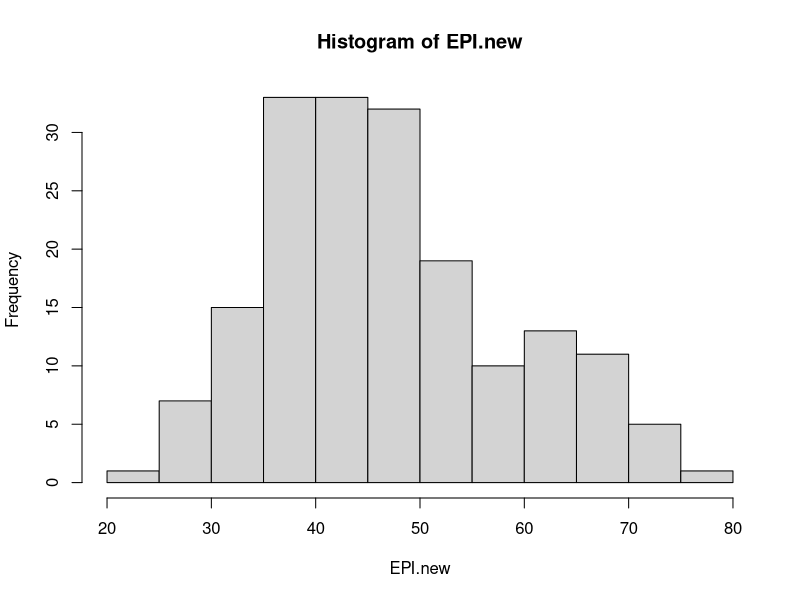
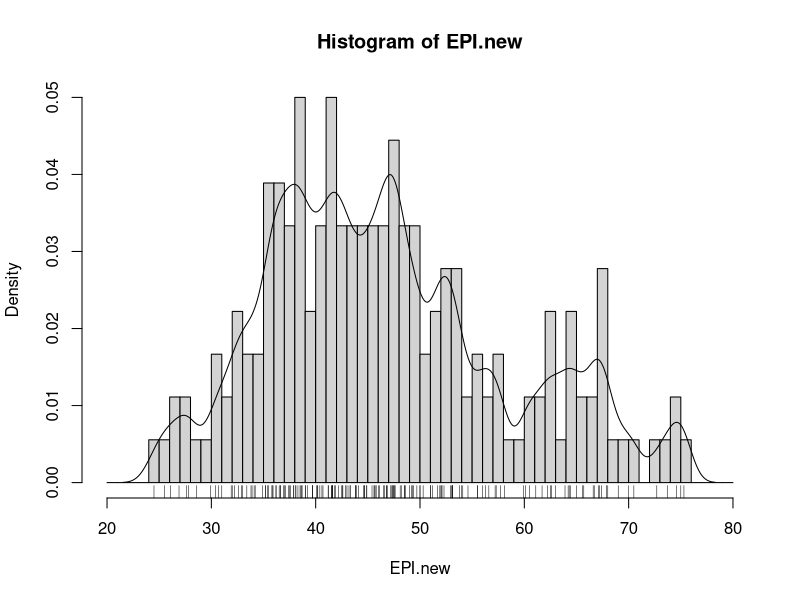
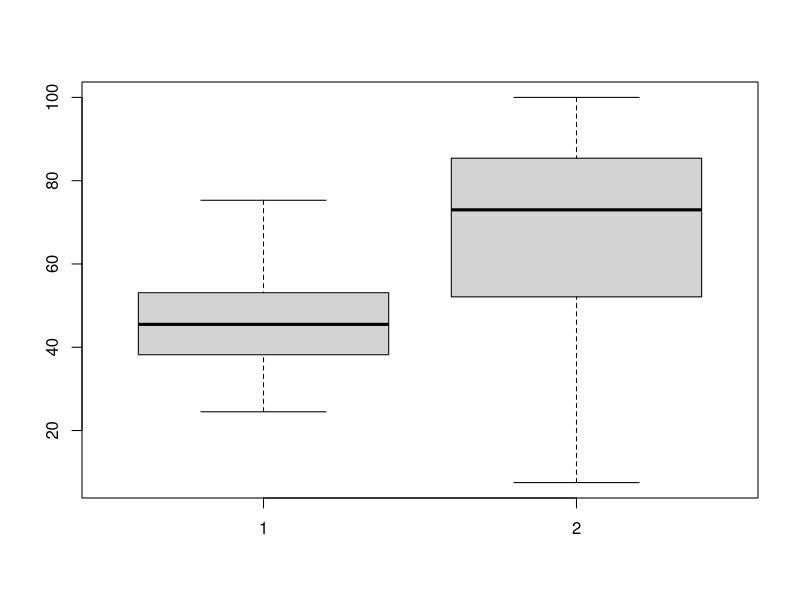
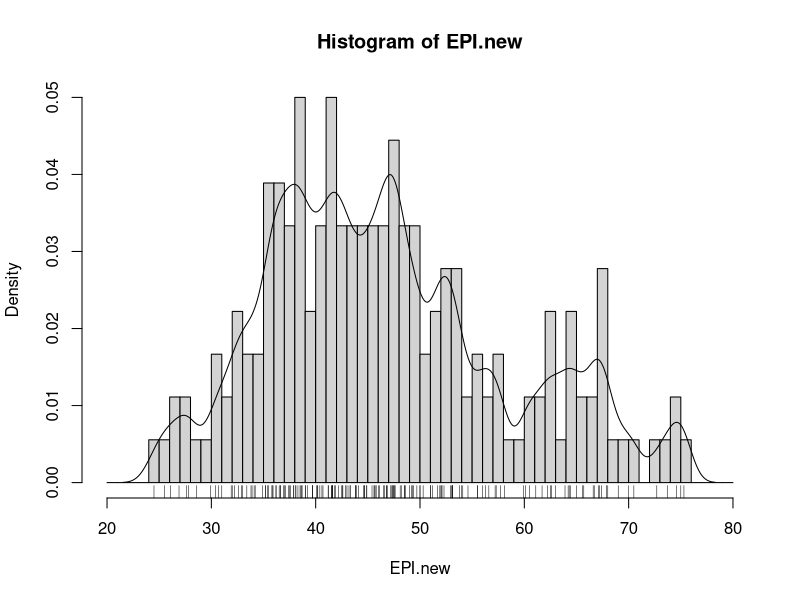
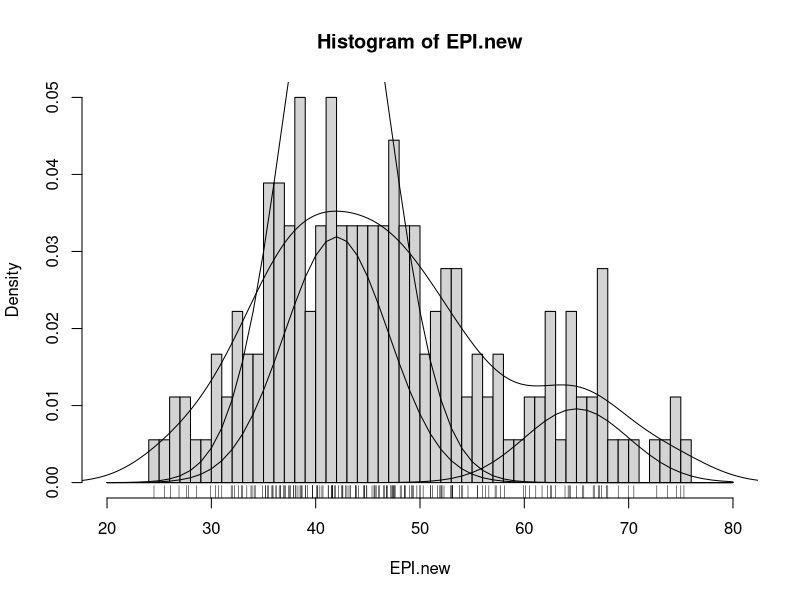
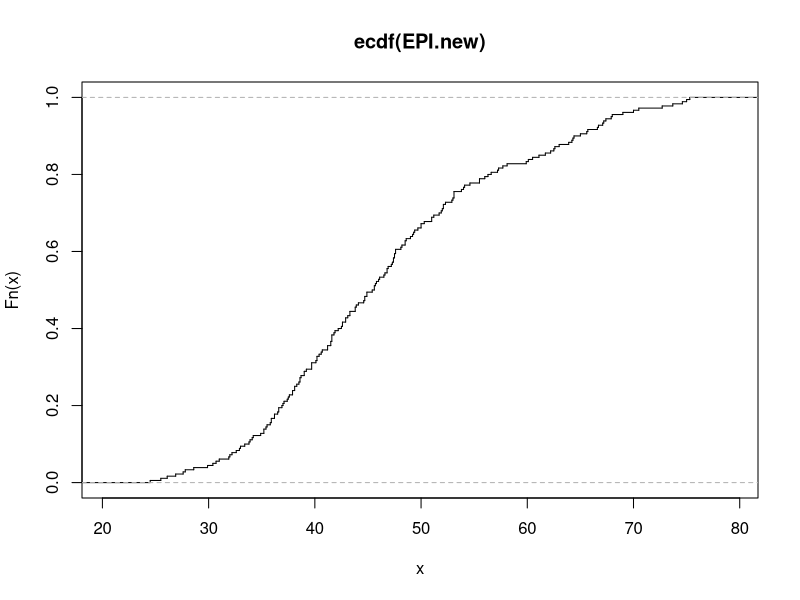
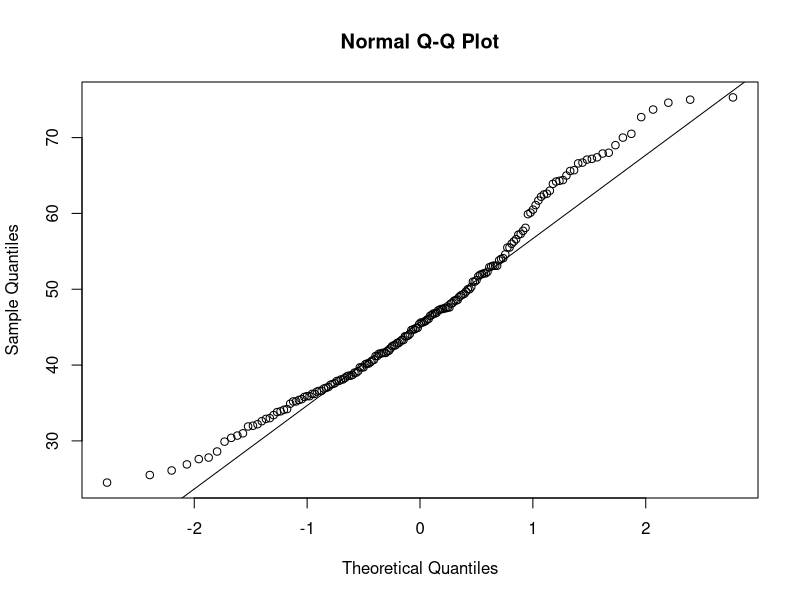
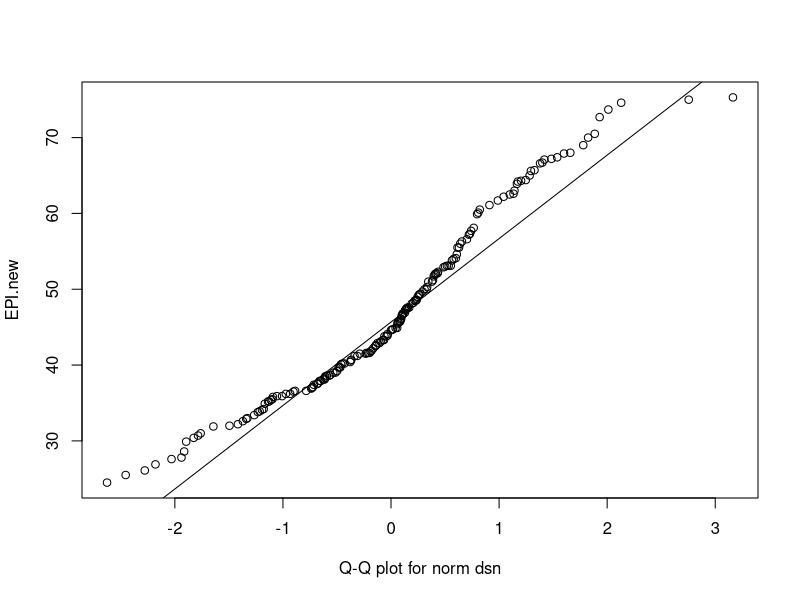

These charts were generated, in order, by the following R code:
EPI_data <- read.csv("epi2024results06022024.csv")
attach(EPI_data)

# Exercise 1
# EPI
EPI.new

NAs <- is.na(EPI.new)
EPI.new.noNAs <- EPI.new[!NAs] 

summary(EPI.new) 
fivenum(EPI.new,na.rm=TRUE) 

stem(EPI.new) # stem and leaf plot
hist(EPI.new)
hist(EPI.new, seq(20., 80., 1.0), prob=TRUE)
lines(density(EPI.new,na.rm=TRUE,bw=1.))
rug(EPI.new)

boxplot(EPI.new, APO.new)

hist(EPI.new, seq(20., 80., 1.0), prob=TRUE)
lines (density(EPI.new,na.rm=TRUE,bw=1.))
rug(EPI.new) 

hist(EPI.new, seq(20., 80., 1.0), prob=TRUE)
lines (density(EPI.new,na.rm=TRUE,bw="SJ"))
rug(EPI.new) 

x<-seq(20,80,1)
q<- dnorm(x,mean=42, sd=5,log=FALSE) 
lines(x,q)
lines(x,.4*q) 
q<-dnorm(x,mean=65, sd=5,log=FALSE) 
lines(x,.12*q) 

# Exercise 2
# EPI.new
plot(ecdf(EPI.new), do.points=FALSE, verticals=TRUE) 
qqnorm(EPI.new); qqline(EPI.new) 
qqplot(rnorm(250), EPI.new, xlab = "Q-Q plot for norm dsn") 
qqline(EPI.new)
qqplot(rt(250, df = 5), EPI.new, xlab = "Q-Q plot for t dsn") 
qqline(EPI.new)

# BDH
NAs <- is.na(BDH.new)
BDH.new.noNAs <- BDH.new[!NAs] 

summary(BDH.new)
fivenum(BDH.new,na.rm=TRUE) 

hist(BDH.new)
lines(density(BDH.new,na.rm=TRUE,bw=1.))
rug(BDH.new) 

plot(ecdf(BDH.new), do.points=FALSE, verticals=TRUE) 
qqnorm(BDH.new); qqline(BDH.new) 
qqplot(rnorm(250), BDH.new, xlab = "Q-Q plot for norm dsn") 
qqline(BDH.new)
qqplot(rt(250, df = 5), BDH.new, xlab = "Q-Q plot for t dsn") 
qqline(BDH.new)

# APO
NAs <- is.na(APO.new)
BDH.new.noNAs <- APO.new[!NAs] 

summary(APO.new)
fivenum(APO.new,na.rm=TRUE) 

hist(APO.new)
lines(density(APO.new,na.rm=TRUE,bw=1.))
rug(APO.new) 

plot(ecdf(APO.new), do.points=FALSE, verticals=TRUE) 
qqnorm(APO.new); qqline(APO.new) 
qqplot(rnorm(250), APO.new, xlab = "Q-Q plot for norm dsn") 
qqline(APO.new)
qqplot(rt(250, df = 5), APO.new, xlab = "Q-Q plot for t dsn") 
qqline(APO.new)
